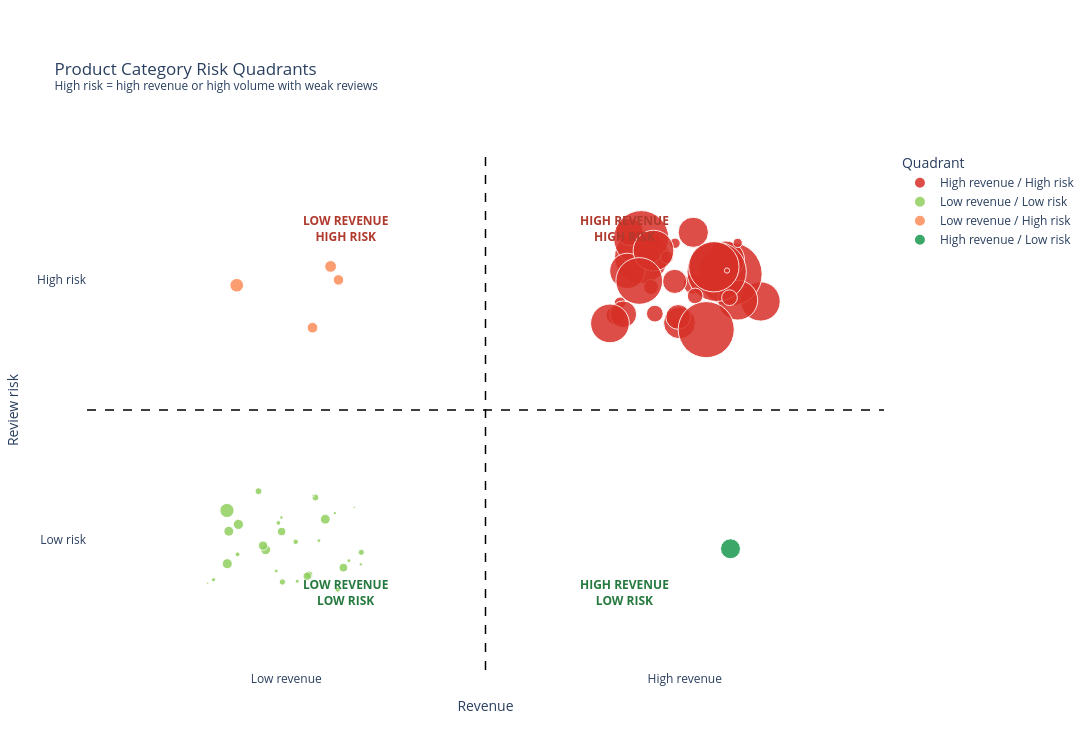

Notebook code cell kept with this figure:
### Code cell
# Assign fixed positions to the four quadrants
quadrant_data["x_base"] = np.where(
    quadrant_data["revenue_level"] == "High revenue",
    1,
    0,
)

quadrant_data["y_base"] = np.where(
    quadrant_data["risk_level"] == "High risk",
    1,
    0,
)

# Add small jitter so bubbles do not overlap completely
rng = np.random.default_rng(42)

quadrant_data["x_plot"] = (
    quadrant_data["x_base"]
    + rng.uniform(-0.20, 0.20, len(quadrant_data))
)

quadrant_data["y_plot"] = (
    quadrant_data["y_base"]
    + rng.uniform(-0.20, 0.20, len(quadrant_data))
)

quadrant_colors = {
    "High revenue / High risk": "#d73027",
    "High revenue / Low risk": "#1a9850",
    "Low revenue / High risk": "#fc8d59",
    "Low revenue / Low risk": "#91cf60",
}

fig = px.scatter(
    quadrant_data,
    x="x_plot",
    y="y_plot",
    size="volume",
    color="quadrant",
    hover_name="category",
    color_discrete_map=quadrant_colors,
    size_max=45,
    labels={
        "x_plot": "Revenue level",
        "y_plot": "Risk level",
        "quadrant": "Quadrant",
        "revenue": "Revenue",
        "volume": "Sales volume",
        "avg_review": "Average review",
        "poor_review_rate": "Poor reviews (%)",
        "reviewed_orders": "Reviewed orders",
    },
    hover_data={
        "revenue": ":,.2f",
        "volume": ":,",
        "avg_review": ":.2f",
        "poor_review_rate": ":.1f",
        "reviewed_orders": ":,",
        "revenue_level": True,
        "risk_level": True,
        "quadrant": True,
        "x_plot": False,
        "y_plot": False,
        "x_base": False,
        "y_base": False,
        "high_risk": False,
    },
    title=(
        "Product Category Risk Quadrants"
        "<br><sup>"
        "High risk = high revenue or high volume with weak reviews"
        "</sup>"
    ),
)

# Quadrant divider lines
fig.add_vline(
    x=0.5,
    line_dash="dash",
    line_color="black",
    line_width=1.5,
)

fig.add_hline(
    y=0.5,
    line_dash="dash",
    line_color="black",
    line_width=1.5,
)

# Quadrant labels
quadrant_labels = [
    (0.15, 1.20, "LOW REVENUE<br>HIGH RISK", "#b03a2e"),
    (0.85, 1.20, "HIGH REVENUE<br>HIGH RISK", "#b03a2e"),
    (0.15, -0.20, "LOW REVENUE<br>LOW RISK", "#277a3f"),
    (0.85, -0.20, "HIGH REVENUE<br>LOW RISK", "#277a3f"),
]

for x, y, label, color in quadrant_labels:
    fig.add_annotation(
        x=x,
        y=y,
        text=f"<b>{label}</b>",
        showarrow=False,
        font=dict(
            color=color,
            size=12,
        ),
    )

fig.update_xaxes(
    range=[-0.5, 1.5],
    tickmode="array",
    tickvals=[0, 1],
    ticktext=["Low revenue", "High revenue"],
    title="Revenue",
    showgrid=False,
    zeroline=False,
)

fig.update_yaxes(
    range=[-0.5, 1.5],
    tickmode="array",
    tickvals=[0, 1],
    ticktext=["Low risk", "High risk"],
    title="Review risk",
    showgrid=False,
    zeroline=False,
)

fig.update_traces(
    marker=dict(
        opacity=0.85,
        line=dict(
            width=1,
            color="white",
        ),
    )
)

fig.update_layout(
    template="plotly_white",
    width=1100,
    height=750,
    hovermode="closest",
    margin=dict(
        l=80,
        r=80,
        t=150,
        b=80,
    ),
)

# fig.show(renderer="browser")
fig.show()

### Figure 1 — Plotly figure (JSON) as saved in the notebook; plotly's stock layout.template omitted (floating-point values rounded to 4 significant figures; data arrays with more than 128 entries replaced by an {"elided": "..."} marker saying what was removed)
{"data": [{"customdata": {"elided": "35x11 mixed values"}, "hovertemplate": "<b>%{hovertext}</b><br><br>Quadrant=%{customdata[7]}<br>Sales volume=%{customdata[1]:,}<br>Revenue=%{customdata[0]:,.2f}<br>Average review=%{customdata[2]:.2f}<br>Poor reviews (%)=%{customdata[3]:.1f}<br>Reviewed orders=%{customdata[4]:,}<br>revenue_level=%{customdata[5]}<br>risk_level=%{customdata[6]}<extra></extra>", "hovertext": ["agro_industry_and_commerce", "air_conditioning", "audio", "auto", "baby", "bed_bath_table", "computers", "computers_accessories", "consoles_games", "construction_tools_construction", "cool_stuff", "electronics", "fashion_bags_accessories", "fixed_telephony", "furniture_decor", "furniture_living_room", "garden_tools", "health_beauty", "home_appliances", "home_appliances_2", "home_confort", "home_construction", "housewares", "musical_instruments", "office_furniture", "perfumery", "pet_shop", "small_appliances", "small_appliances_home_oven_and_coffee", "sports_leisure", "stationery", "telephony", "toys", "unknown", "watches_gifts"], "legendgroup": "High revenue / High risk", "marker": {"color": "#d73027", "line": {"color": "white", "width": 1}, "opacity": 0.85, "size": [212, 297, 364, 4235, 3065, 11115, 203, 7827, 1137, 929, 3796, 2767, 2031, 264, 8334, 503, 4347, 9670, 771, 238, 434, 604, 6964, 680, 1691, 3419, 1947, 679, 76, 8641, 2517, 4545, 4117, 1603, 5991], "sizemode": "area", "sizeref": 5.489, "symbol": "circle"}, "mode": "markers", "name": "High revenue / High risk", "orientation": "v", "showlegend": true, "type": "scatter", "x": [1.11, 0.9756, 0.8377, 1.19, 1.104, 1.114, 0.9774, 0.8909, 1.022, 0.8255, 1.103, 0.9867, 0.8617, 0.9482, 0.8908, 1.068, 1.133, 1.08, 0.9249, 1.133, 0.955, 0.9153, 1.073, 1.112, 0.9836, 0.8559, 0.8458, 1.026, 1.106, 1.054, 1.021, 0.9216, 0.8123, 0.9747, 0.8858], "xaxis": "x", "y": [0.9634, 1.141, 0.9126, 0.9174, 1.065, 1.023, 0.836, 1.089, 0.9848, 0.8645, 1.079, 0.8351, 1.185, 1.112, 1.161, 0.9823, 0.9224, 1.032, 0.8707, 1.143, 1.088, 0.9728, 1.051, 0.9319, 0.8578, 1.035, 0.8682, 0.9387, 1.036, 0.8091, 1.183, 1.113, 0.8331, 0.9947, 0.9963], "yaxis": "y"}, {"customdata": {"elided": "31x11 mixed values"}, "hovertemplate": "<b>%{hovertext}</b><br><br>Quadrant=%{customdata[7]}<br>Sales volume=%{customdata[1]:,}<br>Revenue=%{customdata[0]:,.2f}<br>Average review=%{customdata[2]:.2f}<br>Poor reviews (%)=%{customdata[3]:.1f}<br>Reviewed orders=%{customdata[4]:,}<br>revenue_level=%{customdata[5]}<br>risk_level=%{customdata[6]}<extra></extra>", "hovertext": ["art", "arts_and_craftmanship", "books_general_interest", "books_imported", "books_technical", "cds_dvds_musicals", "christmas_supplies", "cine_photo", "construction_tools_safety", "costruction_tools_garden", "costruction_tools_tools", "diapers_and_hygiene", "dvds_blu_ray", "fashio_female_clothing", "fashion_male_clothing", "fashion_shoes", "fashion_sport", "fashion_underwear_beach", "flowers", "food_drink", "furniture_bedroom", "furniture_mattress_and_upholstery", "home_comfort_2", "industry_commerce_and_business", "kitchen_dining_laundry_garden_furniture", "la_cuisine", "music", "party_supplies", "portateis_cozinha_e_preparadores_de_alimentos", "signaling_and_security", "tablets_printing_image"], "legendgroup": "Low revenue / Low risk", "marker": {"color": "#91cf60", "line": {"color": "white", "width": 1}, "opacity": 0.85, "size": [209, 24, 553, 60, 267, 14, 153, 72, 194, 238, 103, 39, 64, 48, 132, 262, 30, 131, 33, 278, 109, 38, 30, 268, 281, 14, 38, 43, 15, 199, 83], "sizemode": "area", "sizeref": 5.489, "symbol": "circle"}, "mode": "markers", "name": "Low revenue / Low risk", "orientation": "v", "showlegend": true, "type": "scatter", "x": [0.1434, 0.07895, -0.1488, -0.01985, -0.05168, 0.1707, 0.05755, 0.1291, 0.05267, -0.05819, 0.1883, 0.1572, -0.1221, -0.1825, 0.07322, 0.0979, 0.187, -0.06967, -0.01218, -0.148, -0.009718, -0.02514, 0.1219, -0.1441, -0.12, -0.1971, 0.08207, 0.0275, 0.06736, -0.01156, 0.02368], "xaxis": "x", "y": [-0.1064, -0.1767, 0.1136, 0.06573, -0.03745, 0.1256, -0.1332, -0.1909, -0.1391, -0.02154, -0.04759, -0.0794, -0.05527, -0.1528, 0.1634, 0.07988, -0.09365, 0.1877, 0.08676, -0.0911, -0.1614, -0.1191, 0.1034, 0.03364, 0.05994, -0.1662, -0.002404, -0.1586, 0.17, 0.03242, -0.007079], "yaxis": "y"}, {"customdata": [[41080, 304, 4.12, 11.2, 241, "Low revenue", "High risk", "Low revenue / High risk", 0, 1, true], [22430.0, 379, 4.16, 12.16, 296, "Low revenue", "High risk", "Low revenue / High risk", 0, 1, true], [29390.0, 510, 4.28, 11.46, 445, "Low revenue", "High risk", "Low revenue / High risk", 0, 1, true], [28380.0, 311, 4.03, 13.67, 278, "Low revenue", "High risk", "Low revenue / High risk", 0, 1, true]], "hovertemplate": "<b>%{hovertext}</b><br><br>Quadrant=%{customdata[7]}<br>Sales volume=%{customdata[1]:,}<br>Revenue=%{customdata[0]:,.2f}<br>Average review=%{customdata[2]:.2f}<br>Poor reviews (%)=%{customdata[3]:.1f}<br>Reviewed orders=%{customdata[4]:,}<br>revenue_level=%{customdata[5]}<br>risk_level=%{customdata[6]}<extra></extra>", "hovertext": ["construction_tools_lights", "drinks", "food", "market_place"], "legendgroup": "Low revenue / High risk", "marker": {"color": "#fc8d59", "line": {"color": "white", "width": 1}, "opacity": 0.85, "size": [304, 379, 510, 311], "sizemode": "area", "sizeref": 5.489, "symbol": "circle"}, "mode": "markers", "name": "Low revenue / High risk", "orientation": "v", "showlegend": true, "type": "scatter", "x": [0.1311, 0.1114, -0.1242, 0.06594], "xaxis": "x", "y": [1.0, 1.052, 0.9797, 0.8166], "yaxis": "y"}, {"customdata": [[140400.0, 1092, 4.33, 9.22, 1030, "High revenue", "Low risk", "High revenue / Low risk", 1, 0, false]], "hovertemplate": "<b>%{hovertext}</b><br><br>Quadrant=%{customdata[7]}<br>Sales volume=%{customdata[1]:,}<br>Revenue=%{customdata[0]:,.2f}<br>Average review=%{customdata[2]:.2f}<br>Poor reviews (%)=%{customdata[3]:.1f}<br>Reviewed orders=%{customdata[4]:,}<br>revenue_level=%{customdata[5]}<br>risk_level=%{customdata[6]}<extra></extra>", "hovertext": ["luggage_accessories"], "legendgroup": "High revenue / Low risk", "marker": {"color": "#1a9850", "line": {"color": "white", "width": 1}, "opacity": 0.85, "size": [1092], "sizemode": "area", "sizeref": 5.489, "symbol": "circle"}, "mode": "markers", "name": "High revenue / Low risk", "orientation": "v", "showlegend": true, "type": "scatter", "x": [1.115], "xaxis": "x", "y": [-0.03368], "yaxis": "y"}], "layout": {"annotations": [{"font": {"color": "#b03a2e", "size": 12}, "showarrow": false, "text": "<b>LOW REVENUE<br>HIGH RISK</b>", "x": 0.15, "y": 1.2}, {"font": {"color": "#b03a2e", "size": 12}, "showarrow": false, "text": "<b>HIGH REVENUE<br>HIGH RISK</b>", "x": 0.85, "y": 1.2}, {"font": {"color": "#277a3f", "size": 12}, "showarrow": false, "text": "<b>LOW REVENUE<br>LOW RISK</b>", "x": 0.15, "y": -0.2}, {"font": {"color": "#277a3f", "size": 12}, "showarrow": false, "text": "<b>HIGH REVENUE<br>LOW RISK</b>", "x": 0.85, "y": -0.2}], "height": 750, "hovermode": "closest", "legend": {"itemsizing": "constant", "title": {"text": "Quadrant"}, "tracegroupgap": 0}, "margin": {"b": 80, "l": 80, "r": 80, "t": 150}, "shapes": [{"line": {"color": "black", "dash": "dash", "width": 1.5}, "type": "line", "x0": 0.5, "x1": 0.5, "xref": "x", "y0": 0, "y1": 1, "yref": "y domain"}, {"line": {"color": "black", "dash": "dash", "width": 1.5}, "type": "line", "x0": 0, "x1": 1, "xref": "x domain", "y0": 0.5, "y1": 0.5, "yref": "y"}], "title": {"text": "Product Category Risk Quadrants<br><sup>High risk = high revenue or high volume with weak reviews</sup>"}, "width": 1100, "xaxis": {"anchor": "y", "domain": [0, 1], "range": [-0.5, 1.5], "showgrid": false, "tickmode": "array", "ticktext": ["Low revenue", "High revenue"], "tickvals": [0, 1], "title": {"text": "Revenue"}, "zeroline": false}, "yaxis": {"anchor": "x", "domain": [0, 1], "range": [-0.5, 1.5], "showgrid": false, "tickmode": "array", "ticktext": ["Low risk", "High risk"], "tickvals": [0, 1], "title": {"text": "Review risk"}, "zeroline": false}}}
